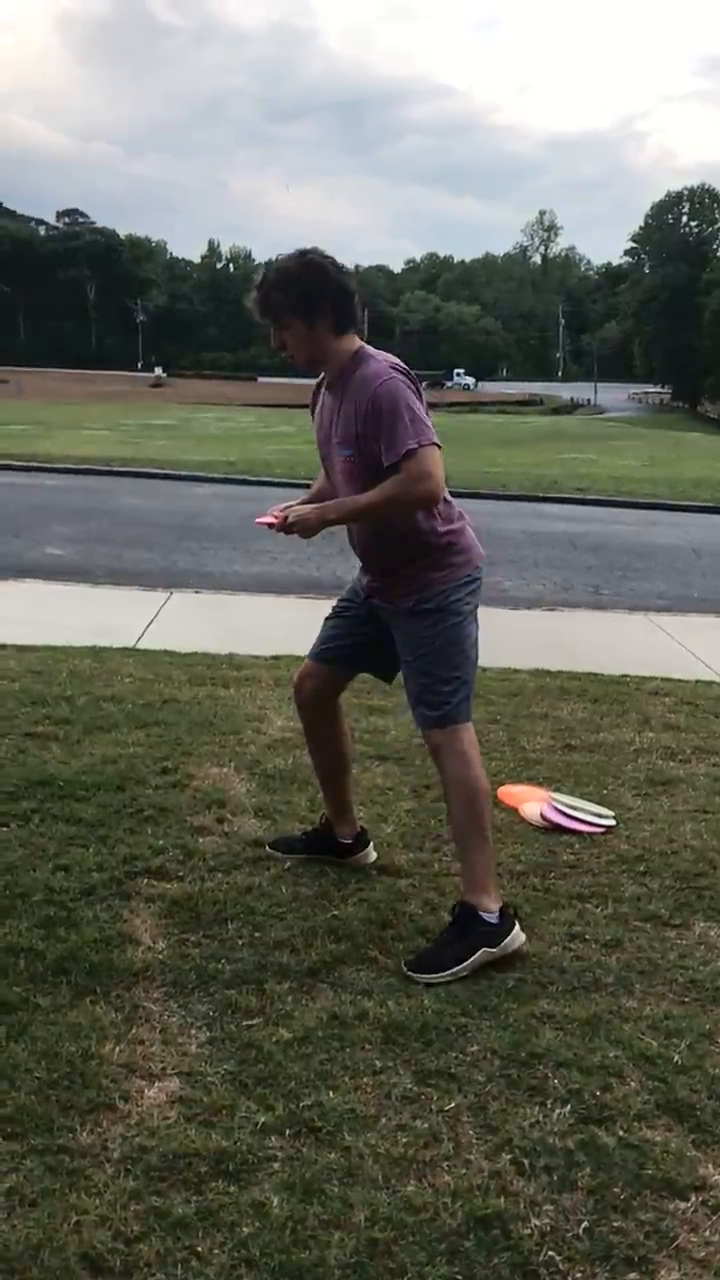
#> input picture frame 104 of seth/IMG_2555.MOV, 720 x 1280 px, given in place of putt.mov, which was not available
$ python problem.py
#> lines starting #> are read from the running program, lines starting #| are printed output that depends on the picture; after the words box and inside, x2 and y2 are one past the last pixel; in counts of white or black regions, pixels touching at a corner belong together; pictures that were not available may be replaced by others from this repository, and a replacement may not be noted
import numpy as np
import cv2


ORIGINAL_WINDOW_TITLE = 'Original'
FIRST_FRAME_WINDOW_TITLE = 'First Frame'
DIFFERENCE_WINDOW_TITLE = 'Difference'

myPoints = []
global color_cycle
color_cycle = 0

canvas = None
drawing = False # true if mouse is pressed

#Retrieve first frame
def initialize_camera(cap):
    _, frame = cap.read()
#> frame is the input picture: shape (1280, 720, 3); mean B, G, R 92.2, 103.2, 101.6
    return frame


# mouse callback function
# [18 lines left out: function mouse_draw_rect, not called in this run]


def select_roi(frame):
    global canvas
    canvas = frame.copy()
    params = [frame]
    ROI_SELECTION_WINDOW = 'Select ROI'
    cv2.namedWindow(ROI_SELECTION_WINDOW)
    cv2.setMouseCallback(ROI_SELECTION_WINDOW, mouse_draw_rect, params)
    roi_selected = False
    while True:
        cv2.imshow(ROI_SELECTION_WINDOW, canvas)
        key = cv2.waitKey(10)
#> (key Esc is pressed here)

        #Press Enter to break the loop
        if key == 13:
            break


    cv2.destroyWindow(ROI_SELECTION_WINDOW)
    roi_selected = (3 == len(params))
#> roi_selected = False

    if roi_selected:
        p1 = params[1]
        p2 = params[2]
        if (p1[0] == p2[0]) and (p1[1] == p2[1]):
            roi_selected = False

    #Use whole frame if ROI has not been selected
    if not roi_selected:
        print('ROI Not Selected. Using Full Frame')
        p1 = (0,0)
        p2 = (frame.shape[1] - 1, frame.shape[0] -1)


    return roi_selected, p1, p2

# Mouse function to select point
# [5 lines left out: function select_point, not called in this run]

cv2.namedWindow('Original')
cv2.setMouseCallback("Original", select_point)

point_selected = False
point = ()
old_points = np.array([[]])


def get_color(frame):
    a_frame = frame % 2560
    a_frame = a_frame // 10
    return [a_frame, 0 , 0 ]


def drawOnCanvas(myPoints):
    for point in myPoints:
        cv2.circle(frame, (point[0], point[1]), 4, get_color(color_cycle), cv2.FILLED)

if __name__ == '__main__':

    cap = cv2.VideoCapture('resources/putt.mov')

    #Grab first frame
    first_frame = initialize_camera(cap)

    #Select ROI for processing. Hit Enter after drawing the rectangle to finalize selection
    roi_selected, point1, point2 = select_roi(first_frame)
#> roi_selected = False; point1 = (0, 0); point2 = (719, 1279)

    #Grab ROI of first frame
    first_frame_roi = first_frame[point1[1]:point2[1], point1[0]:point2[0], :]

    #An empty image of full size just for visualization of difference
    difference_image_canvas = np.zeros_like(first_frame)

    while cap.isOpened():


        color_cycle += 5

        ret, frame = cap.read()

        if ret:

            #ROI of current frame
            roi = frame[point1[1]:point2[1], point1[0]:point2[0], :]

            #frame diff with smoothing
            difference = cv2.absdiff(first_frame_roi, roi)
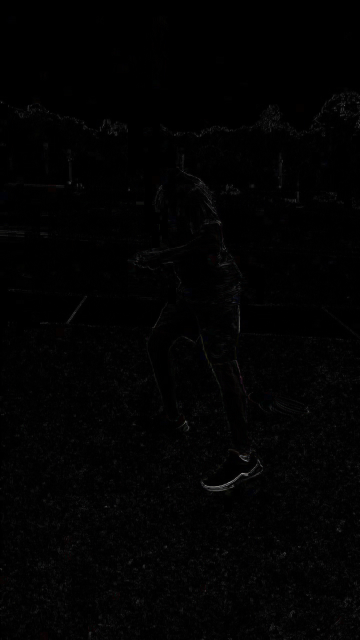
#> difference: shape (1279, 719, 3) (shown at 1/2 size); mean B, G, R 2.3, 2.3, 2.3
            difference = cv2.cvtColor(difference,cv2.COLOR_BGR2GRAY)
#> difference: shape (1279, 719)
            difference = cv2.GaussianBlur(difference, (15, 15), 0)

            _, difference = cv2.threshold(difference, 20, 255, cv2.THRESH_BINARY)
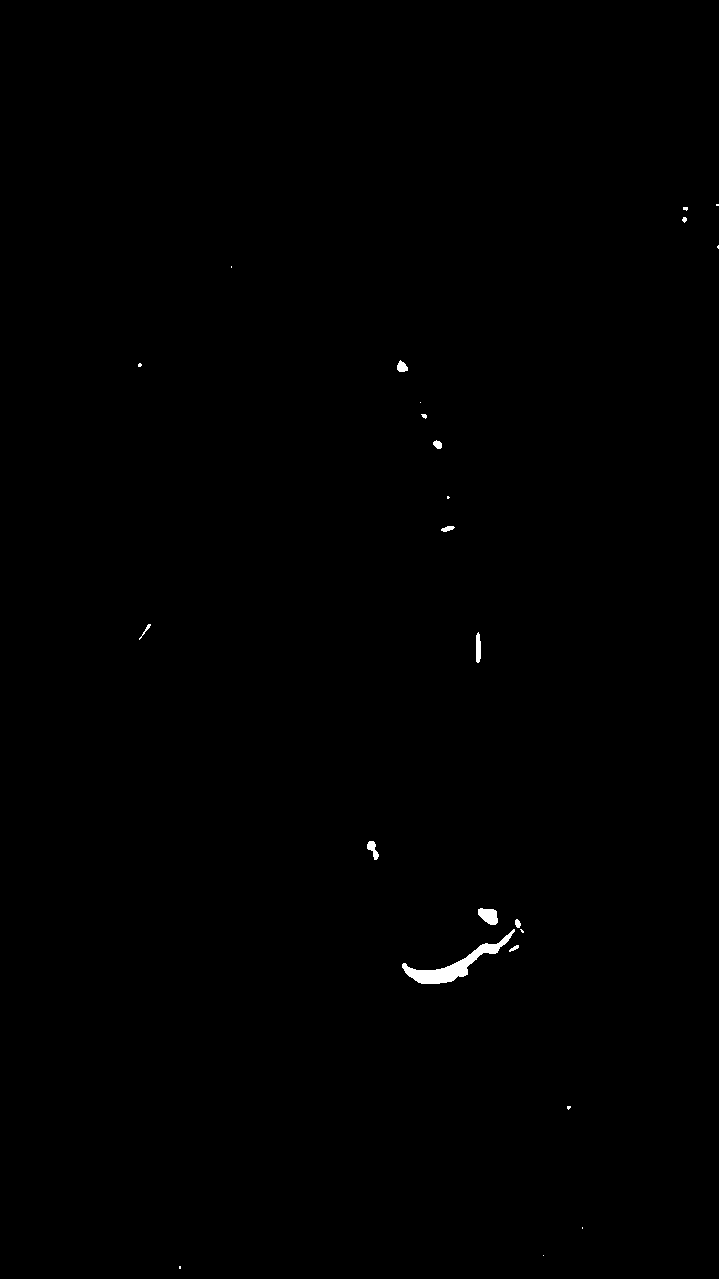
#> difference: shape (1279, 719); 0.25% white; 24 white regions (12 under 20 px), largest, box (x1, y1, x2, y2) and area: (402, 929, 515, 984) 1329, (478, 908, 498, 925) 248, (476, 632, 481, 663) 134

            dilate_image = cv2.erode(difference, None, iterations=1) #ben
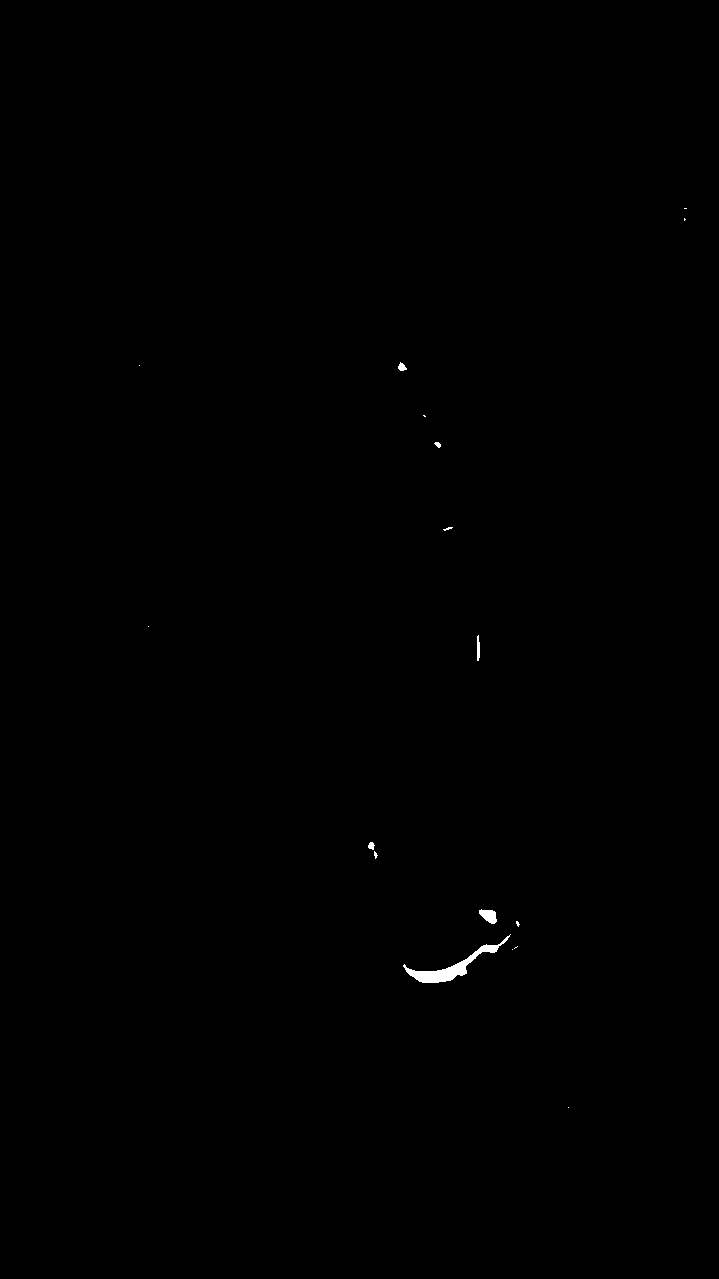
#> dilate_image: shape (1279, 719); 0.15% white; 17 white regions (11 under 20 px)

            contours, hierachy = cv2.findContours(difference.copy(), cv2.RETR_EXTERNAL, cv2.CHAIN_APPROX_NONE)
#> contours = 24 contours, 14 with area under 20; largest, box (x1, y1, x2, y2) and area: (402, 929, 515, 984) 1204, (478, 908, 498, 925) 220, (476, 632, 481, 663) 102, (367, 841, 379, 860) 94, (397, 360, 408, 372) 76
            x,y,w,h =0,0,0,0
            newPoints=[]
            for c in contours:
                if cv2.contourArea(c) > 120:  # if contour area is less then 30 non-zero(not-black) pixels(white)
                    (x, y, w, h) = cv2.boundingRect(c)  # x,y are the top left of the contour and w,h are the width and hieght
                    cv2.rectangle(frame, (x + point1[0], y + point1[1]), (x + point1[0] + w, y + point1[1] + h),(255, 0, 0), 2)
                    newPoints.append([x + point1[0],y + point1[1]])
#> this loop made 24 passes
#> (x, y, w, h) on passes 7, 9: (402, 929, 113, 55), (478, 908, 20, 17)
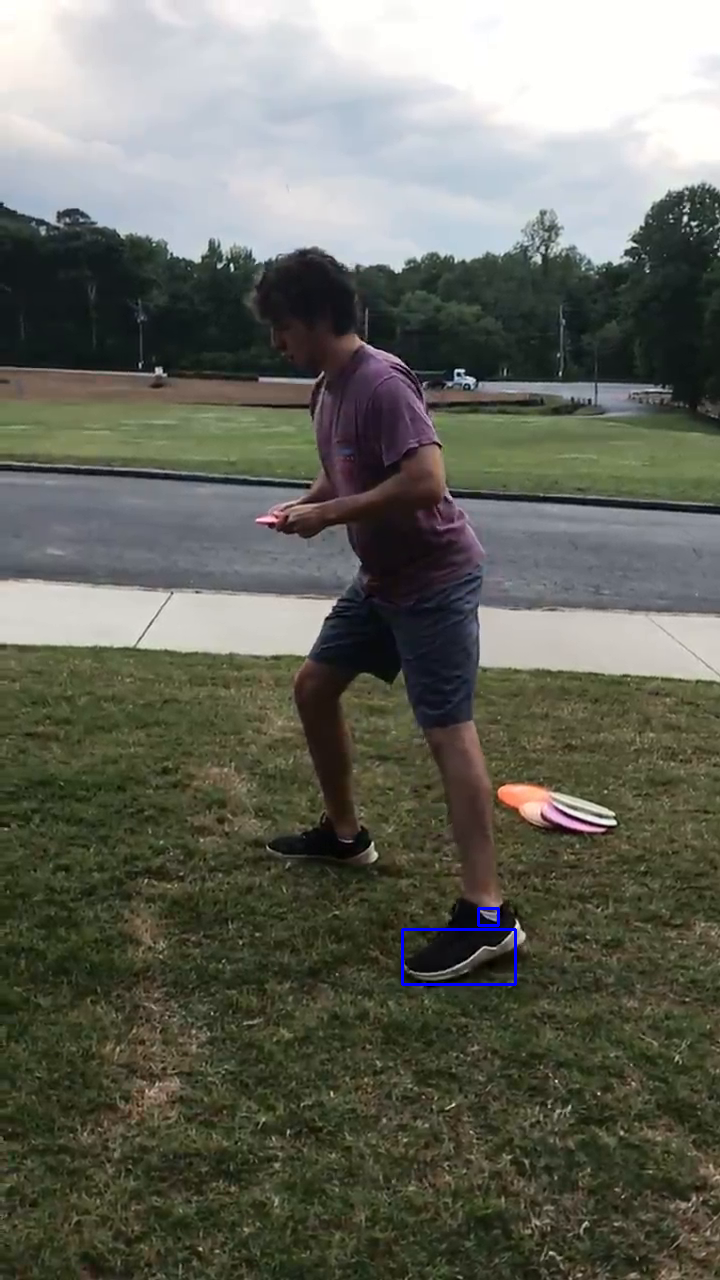
#> frame: shape (1280, 720, 3); mean B, G, R 92.5, 103.1, 101.6
#> after the loop, newPoints = [[402, 929], [478, 908]]
            # mouse selection
            # if point_selected is True:
            #     cv2.circle(frame, point, 5, (0, 0, 255), 2)
            #
            #     old_gray = difference.copy()

            if len(newPoints) != 0:
                for newP in newPoints:
                    myPoints.append(newP)
#> this loop made 2 passes
#> after the loop, myPoints = [[402, 929], [478, 908]]
            if len(myPoints) != 0:
                drawOnCanvas(myPoints)
#> the loop in drawOnCanvas, `for point in myPoints:` made 2 passes
#> (point, a_frame in get_color) on passes 1 to 2: ([402, 929], 0), ([478, 908], 0)
            cv2.imshow(ORIGINAL_WINDOW_TITLE, frame)

            key = cv2.waitKey(1) & 0xff
#> (key Esc is pressed here)
            if key == 27:
                break
        else:
            break
    cap.release()
    cv2.destroyAllWindows()

$ run again, starting later in the video
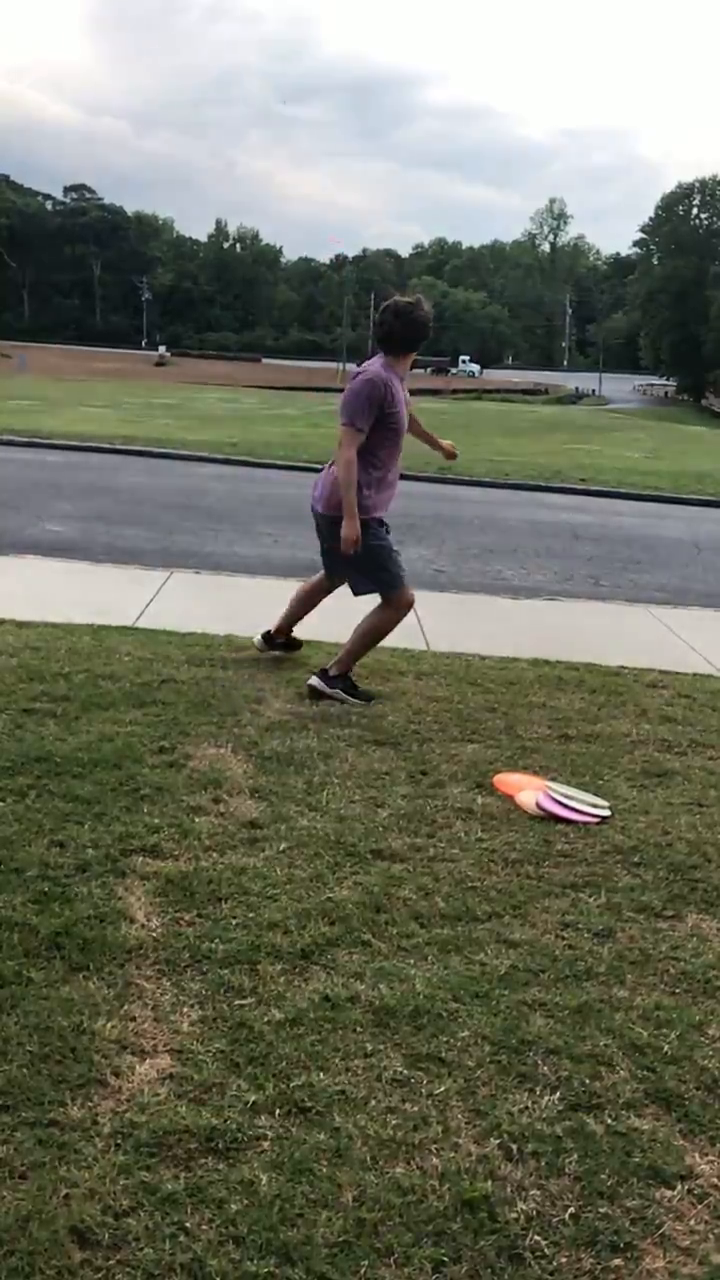
#> input picture frame 470 of seth/IMG_2555.MOV, 720 x 1280 px, given in place of putt.mov, which was not available
#> in initialize_camera, frame is the input picture: shape (1280, 720, 3); mean B, G, R 98, 113.9, 111.7
#> in select_roi, `roi_selected = (3 == len(params))`: roi_selected = False
#> `roi_selected, point1, point2 = select_roi(first_frame)`: point1 = (0, 0); point2 = (719, 1279)
#> `_, difference = cv2.threshold(difference, 20, 255, cv2.THRESH_BINARY)`:
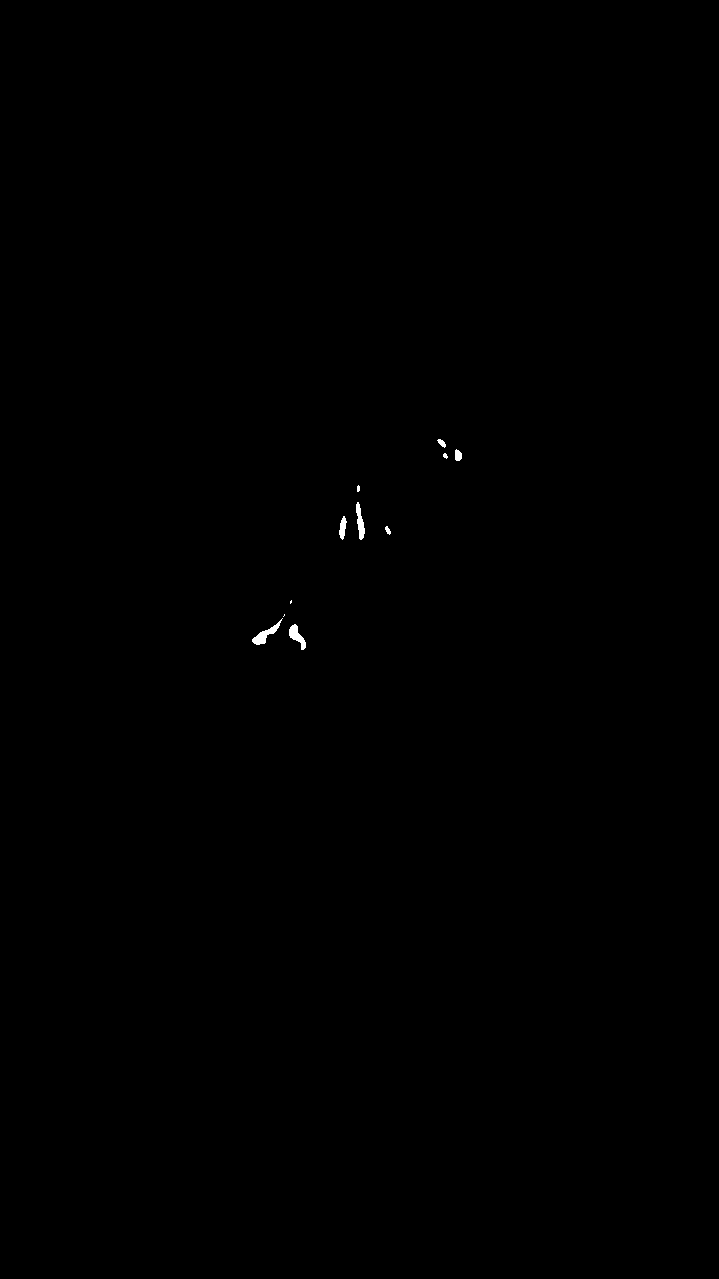
#> difference: shape (1279, 719); 0.1% white; 11 white regions (3 under 20 px), largest, box (x1, y1, x2, y2) and area: (252, 618, 283, 645) 237, (289, 624, 306, 650) 201, (356, 502, 365, 540) 189
#> dilate_image: shape (1279, 719); 0.05% white; 9 white regions (4 under 20 px)
#> contours = 11 contours, 4 with area under 20; largest, box (x1, y1, x2, y2) and area: (252, 618, 283, 645) 199, (289, 624, 306, 650) 170, (356, 502, 365, 540) 150, (339, 516, 347, 540) 92, (455, 449, 462, 461) 54, (437, 439, 446, 448) 33, (385, 526, 391, 535) 22
#> the loop `for c in contours:` made 11 passes
#> (x, y, w, h) on passes 1, 2, 7: (289, 624, 17, 26), (252, 618, 31, 27), (356, 502, 9, 38)
#> after the loop `for c in contours:`:
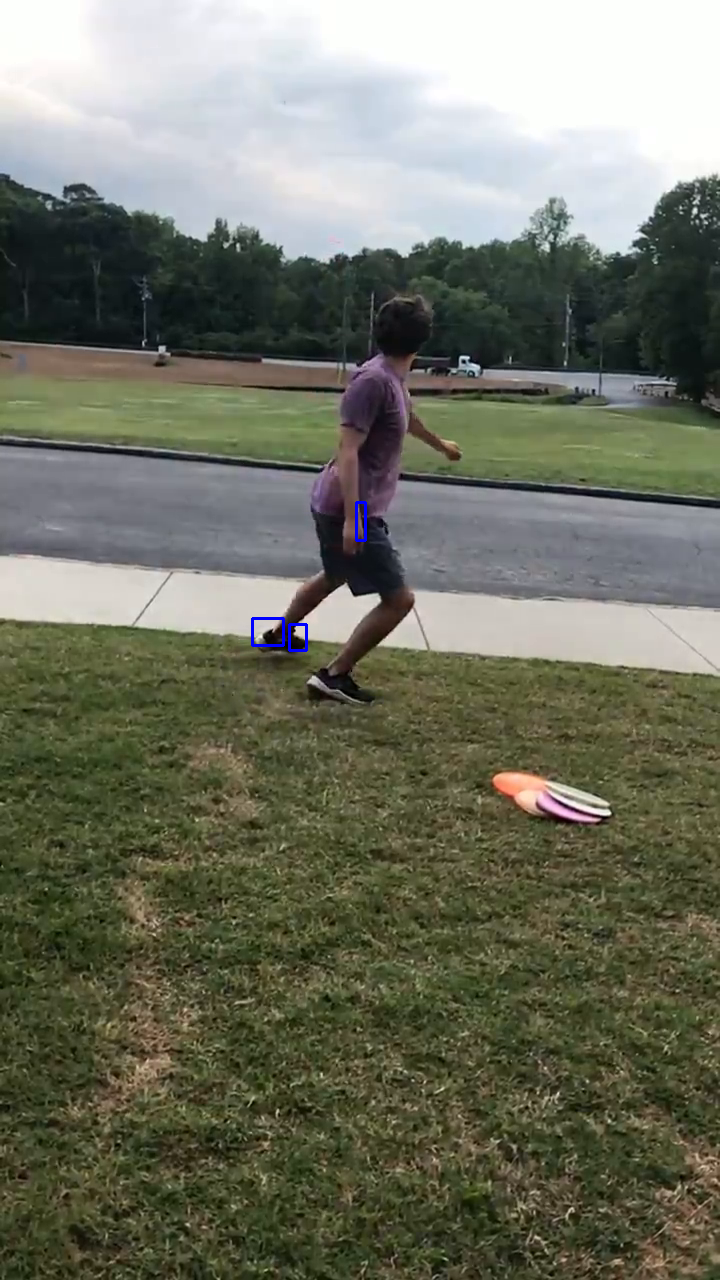
#> frame: shape (1280, 720, 3); mean B, G, R 98.1, 113.7, 111.5
#> after the loop `for c in contours:`: newPoints = [[289, 624], [252, 618], [356, 502]]
#> the loop `for newP in newPoints:` made 3 passes
#> the loop in drawOnCanvas, `for point in myPoints:` made 3 passes
